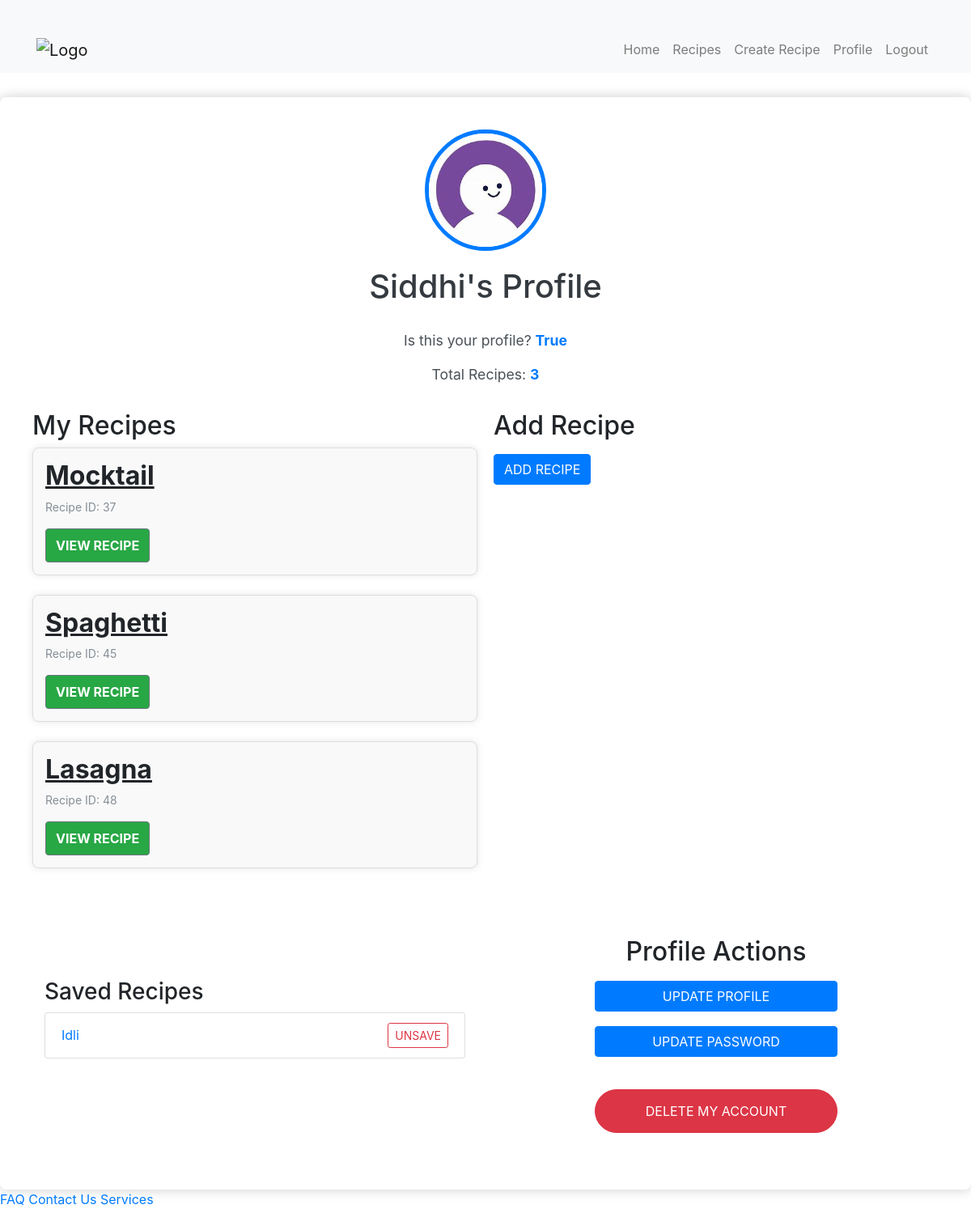
/userprofile/profile-view/Siddhi/ (signed in), run on the app's committed database.
### recipe/models.py (models this page shows, shortened)
class RecipeModel(models.Model):
    chef = models.ForeignKey(get_user_model(),on_delete=models.CASCADE,related_name="RecipeModel_chef",null=True,blank=True)
    recipe_name = models.CharField(max_length=200)
    picture = models.ImageField(upload_to='recipes/',blank=True,null=True)
    cuisine = models.CharField(max_length=100, default='Unknown')
    time_to_cook = models.CharField(max_length=100,default=0)
    food_type = models.CharField(max_length=100,default='Unknown')
    description = models.TextField()
    ingredients = models.TextField(blank=True, null=True)
    updated_at = models.DateTimeField(auto_now=True)
    created_at = models.DateTimeField(auto_now_add=True, editable=False)

### userprofile/views.py (the view)
# urls.py: path('profile-view/<str:username>/',profile_view,name="profile_view"),
@login_required
def profile_view(request, username):
    User = get_user_model()
    user_instance = get_object_or_404(User, username=username)
    user_profile = get_object_or_404(UserProfileModel, user=user_instance)
    user_recipes = RecipeModel.objects.filter(chef=user_instance)
    data = {
        "is_user_profile": request.user == user_instance,
        "recipes_count": user_recipes.count(),
        "user_recipes": user_recipes,
        "user_profile": user_profile,
        "saved_recipes": user_profile.saved_recipes.all(),
    }
    context = {
        "request": request,
        "user": user_instance,
        "data": data
    }
    return render(request, 'profile.html', context)

### userprofile/templates/profile.html (shortened to what this page needs)
{% extends "base.html" %}
{% block body %}
{% include "navbar.html" %}
{% load static %}
<div class="profile-page">
    <div class="profile-header">
        {% if data.user_profile.profile_picture %}
            <img src="{{ data.user_profile.profile_picture.url }}" alt="Profile Picture" class="profile-pic-user">
        {% else %}
            <img src="/media/default-profile.jpeg" alt="Default Profile Picture" class="profile-pic-default">
        {% endif %}
        <h1>{{ user.username }}'s Profile</h1>
    </div>
    <div class="profile-info">
        <p>Is this your profile? <strong>{{ data.is_user_profile }}</strong></p>
        <p>Total Recipes: <strong>{{ data.recipes_count }}</strong></p>
    </div>
    {% if data.is_user_profile %}
        <div class="profile-content">
            <div>
                <h2>My Recipes</h2>
                {% if data.user_recipes %}
                {% for recipe in data.user_recipes %}
                    <div class="recipe-item">
                        <h3>{{ recipe.recipe_name }}</h3>
                        <p class="recipe-id">Recipe ID: {{ recipe.id }}</p>
                        <a href="{% url 'recipe_detail' recipe.id %}" class="btn btn-secondary">View Recipe</a>
                    </div>
                {% endfor %}
            {% else %}
                <p>No recipes yet.</p>
            {% endif %}
            </div>
            <div>
                <h2>Add Recipe</h2>
                <a href="{% url 'create_recipe_view' %}" class="btn btn-primary">Add Recipe</a>
            </div>
            {% include "saved.html" %}
            <div class="profile-actions">
                <h2>Profile Actions</h2>
                <a href="{% url 'update_user_profile' %}" class="btn btn-primary">Update Profile</a>
                <a href="{% url 'update_password_view' %}" class="btn btn-primary">Update Password</a>
                <a href="{% url 'delete_account_view' %}" class="btn btn-danger">Delete My Account</a>
            </div>
        </div>
    {% endif %}
</div>
<div class="footer">
    <a href="{% url 'faq' %}">FAQ</a>
    <a href="{% url 'contact' %}">Contact Us</a>
    <a href="{% url 'services' %}">Services</a>
</div>
{% endblock %}

### userprofile/templates/saved.html (shortened to what this page needs)
{% extends "base.html" %}
{% block body %}
{% include "navbar.html" %}
<div class="container mt-5 pt-4">
  <h3>Saved Recipes</h3>
  <ul class="list-group">
    {% if saved_recipes != 0%}
      {% for recipe in data.saved_recipes %}
        <li class="list-group-item d-flex justify-content-between align-items-center">
          <a href="{% url 'recipe_detail' recipe.id %}">{{ recipe.recipe_name }}</a>
          <form method="POST" action="{% url 'saved_recipes_view' %}">
            <button type="submit" class="btn btn-sm btn-outline-danger">Unsave</button>
        </form>
        </li>
      {% endfor %}
    {% else %}
      <p>You have no saved recipes.</p>
    {% endif %}
  </ul>
</div>
{% endblock %}

### userprofile/templates/profile.html (style rules this page uses)
body { background-color: #e9ecef; font-family: Arial, sans-serif; margin: 0; padding: 0; }
.profile-page { margin-top: 120px; padding: 40px; max-width: 1200px; margin-left: auto; margin-right: auto; background-color: #ffffff; border-radius: 8px; box-shadow: 0 0 15px rgba(0,0,0,0.2); }
.profile-header { text-align: center; margin-bottom: 30px; }
.profile-pic-default, .profile-pic-user { width: 150px; height: 150px; border-radius: 50%; border: 5px solid #007bff; margin-bottom: 20px; object-fit: cover; }
h1 { font-size: 2.5rem; color: #343a40; }
.profile-info { text-align: center; margin-bottom: 30px; font-size: 1.1rem; color: #495057; }
.profile-info strong { color: #007bff; }
.profile-content { display: flex; flex-wrap: wrap; gap: 20px; }
.profile-content > div { flex: 1 1 45%; margin-bottom: 20px; }
.btn { font-size: 0.875rem; padding: 12px 24px; border-radius: 25px; text-transform: uppercase; transition: background-color 0.3s, transform 0.2s; display: inline-block; text-align: center; color: #fff; text-decoration: none; border: none; cursor: pointer; }
.btn-primary { background-color: #007bff; }
.btn-secondary { background-color: #28a745; }
.recipe-item { padding: 15px; background-color: #ffffff; border-radius: 8px; box-shadow: 0 0 10px rgba(0,0,0,0.1); margin-bottom: 20px; }
.recipe-id { font-size: 0.875rem; color: #868e96; }
.container { max-width: 900px; margin-top: 2rem; }
.recipe-item { border: 1px solid #ddd; padding: 15px; border-radius: 8px; margin-bottom: 1.5rem; background-color: #f9f9f9; }
.recipe-item h3 { font-size: 2rem; font-weight: bold; margin-bottom: 0.5rem; text-decoration: underline; cursor: pointer; }
.recipe-item a { color: #fff; background-color: #28a745; text-decoration: none; padding: 8px 12px; border-radius: 4px; font-weight: bold; }
.btn { font-size: 0.9rem; }
.btn-primary { margin-top: 0.5rem; }
.profile-actions { display: flex; flex-direction: column; align-items: center; margin-top: 20px; }
.profile-actions a { display: block; width: 100%; max-width: 300px; margin-bottom: 10px; text-align: center; }
.profile-actions .btn-primary { margin-bottom: 10px; }
.profile-actions .btn-danger { margin-top: 30px; background-color: #dc3545; color: #fff; font-size: 1rem; padding: 14px 28px; border-radius: 30px; }

### data on the page
RecipeModel: recipe_name "Mocktail", id "37"
RecipeModel: recipe_name "Spaghetti", id "45"
RecipeModel: recipe_name "Lasagna", id "48"
RecipeModel: recipe_name "Idli"

### other printed values
{{ user.username }} "Siddhi"
{{ data.is_user_profile }} "True"
{{ data.recipes_count }} "3"
